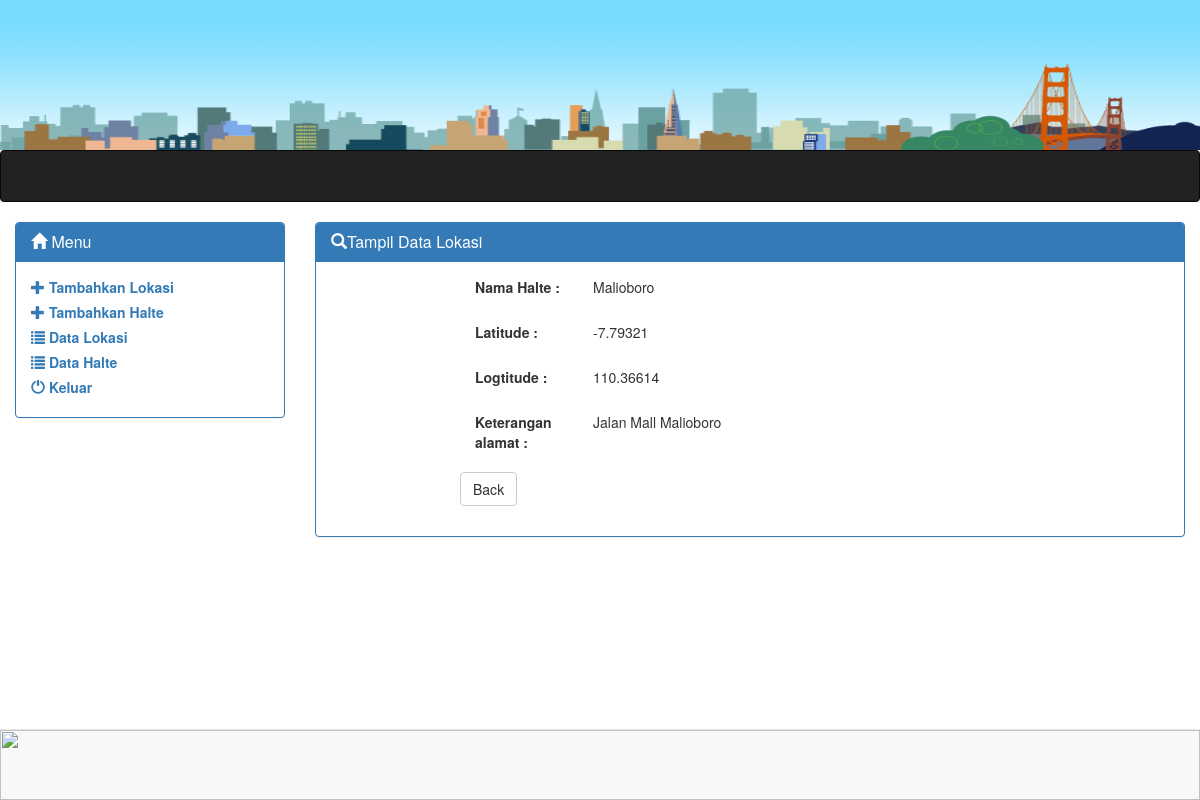
The app's page /admin/tampil.php?id_lokasi=1 with its own data.
### tables this page shows
CREATE TABLE IF NOT EXISTS `data_lokasi` (
  `id_lokasi` int(100) NOT NULL,
  `nama_lokasi` varchar(50) NOT NULL,
  `latitude` varchar(20) NOT NULL,
  `logtitude` varchar(20) NOT NULL,
  `keterangan` varchar(200) NOT NULL
);

### admin/tampil.php (the view, shortened to what this page needs)
<?php
    require 'koneksi.php';
    $id_lokasi = null;
    if(!empty($_GET['id_lokasi']))
    {
        $id_lokasi = $_GET['id_lokasi'];
    }
    if($id_lokasi == null)
    {
        header("Location: data_lokasi.php");
    }
    else
    {
        $query = "SELECT * FROM data_lokasi where id_lokasi = $id_lokasi";
		$res    = mysqli_query($con,$query);
		$data=mysqli_fetch_array($res);
    }
?>
<!DOCTYPE html>
<html>
<head>
    <link rel="stylesheet" href="node_modules/bootstrap/css/bootstrap.min.css">
</head>
<img src="gambar/bener1.png"  style="width: 100%; height: 150px;" align="center">
<nav class="navbar navbar-inverse">
        <div class="container-fluid">
            <a class="navbar-brand"></a>
        </div>
    </nav>
<div class=" col-md-3">
    <div class="panel panel-primary">
        <div class="panel-heading">
           <h3 class="panel-title"> <span class="glyphicon glyphicon-home" aria-hidden="true"></span> Menu</h3>
        </div>
        <div class="panel-body">
           <label><a href="Tambahkan_lokasi.php"> <span class="glyphicon glyphicon-plus" aria-hidden="true"></span> Tambahkan Lokasi</a></label>
            <br>
            <label><a href="tambahkan_halte.php"><span class="glyphicon glyphicon-plus" aria-hidden="true"></span> Tambahkan Halte</a></label>
            <br>
            <label><a href="data_lokasi.php"><span class="glyphicon glyphicon-list" aria-hidden="true"></span> Data Lokasi</a></label>
            <br>
            <label><a href="data_halte.php"><span class="glyphicon glyphicon-list" aria-hidden="true"></span> Data Halte</a></label>
            <br>
            <label><a href="admin.php"><span class="glyphicon glyphicon-off" aria-hidden="true"></span> Keluar</a></label></div>
    </div>
</div>
<div class="col-xs-9 col-sm-9 col-md-9 col-lg-9">
    <div class="panel panel-primary">
        <div class="panel-heading">
            <h3 class="panel-title"><span class="glyphicon glyphicon-search" aria-hidden="true"></span>Tampil Data Lokasi</h3>
        </div>
        <div class="panel-body">
            <div class="col-xs-11 col-sm-11 col-md-11 col-lg-11" style="margin-left: 99px;">
          <div class="form-group col-sm-12">
            <label class="col-sm-2 control-label">Nama Halte :</label>
            <div class="col-sm-10">
              <p class="form-control-status-bar"><?php echo $data['nama_lokasi'];?></p>
            </div>
        </div>
        <div class="form-group col-sm-12">
            <label class="col-sm-2 control-label">Latitude :</label>
            <div class="col-sm-10">
              <p class="form-control-status-bar"><?php echo $data['latitude'];?></p>
            </div>
        </div>
        <div class="form-group col-sm-12">
            <label class="col-sm-2 control-label">Logtitude :</label>
            <div class="col-sm-10">
              <p class="form-control-status-bar"><?php echo $data['logtitude'];?></p>
            </div>
        </div>
        <div class="form-group col-sm-12">
            <label class="col-sm-2 control-label">Keterangan alamat  :</label>
            <div class="col-sm-10">
              <p class="form-control-status-bar"><?php echo $data['keterangan'];?></p>
            </div>
        </div>
        <div class="form-group col-sm-12">
            <a class="btn btn btn-default" href="data_lokasi.php">Back</a>
        </div>
    </div>
<nav class="navbar navbar-default navbar-fixed-bottom" role="navigation">
        <img src="gambar/footer.png"  style="width: 100%; height: 70px;" >
</nav>
</body>
</html>

### records on screen
data_lokasi: nama_lokasi "Malioboro", latitude "-7.79321", logtitude "110.36614", keterangan "Jalan Mall Malioboro"
